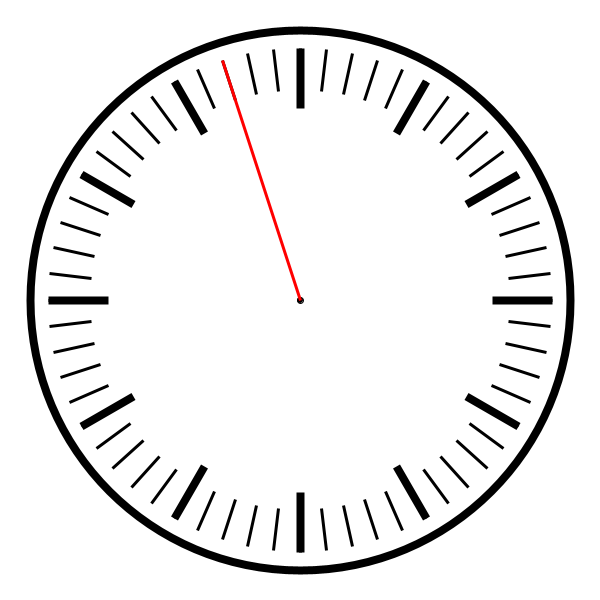
Frame 1 (no input)
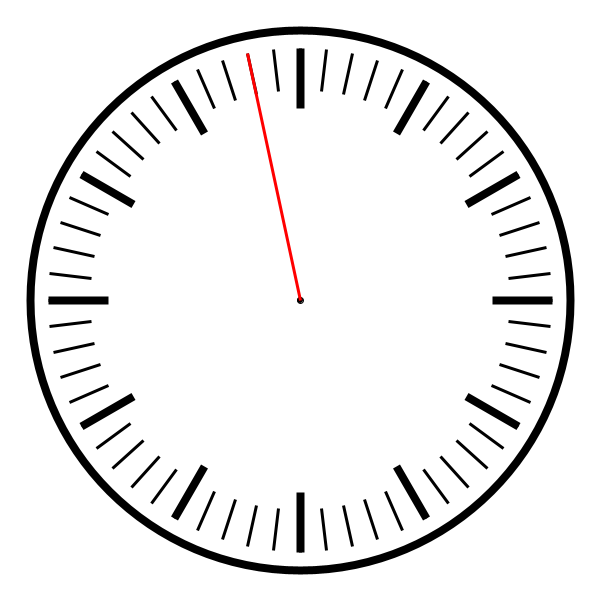
Frame 60 (the mouse pressed at the canvas centre just before this capture)
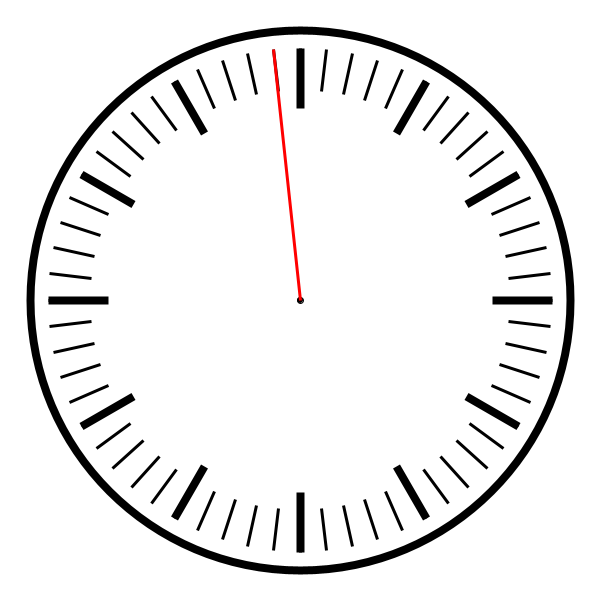
Frame 120 (the mouse held since frame 60 and released just before this capture)

The Processing sketch that drew these frames (run headless with seeded random() and noise(); from frame 60 on, the mouse is pressed at the canvas centre):

// Processing sketch: clockDemo
// ── clockDemo.pde
float theScale;

void setup() {
  size(600, 600);
  theScale = width;
}

void draw() {
  background(255);
  displayClockFace();
  displayHandsOfClock();
}

void displayHandsOfClock() {
  int theSecond = second();
  strokeWeight(3);
  stroke(255, 0, 0);
  
  float amountToRotate = (theSecond * 1.0/60) * 2 * PI;
  
  pushMatrix();
    rotate(amountToRotate);
    line(0, 0, 0, -1*theScale*0.42);
  popMatrix();
  
}

void displayClockFace() {
  //the outside of the clock
  strokeWeight(8);
  stroke(0);
  translate(width/2, height/2);
  fill(255);
  ellipse(0, 0, theScale*0.9, theScale*0.9);

  //center dot
  fill(0);
  strokeWeight(1);
  ellipse(0, 0, 6, 6);

  strokeCap(SQUARE);

  //draw the minute marks
  for (int counter=0; counter<60; counter++) {
    rotate(radians(360)/60);  //rotate(2*PI/60);
    strokeWeight(3);
    line(theScale*0.35, 0, theScale*0.42, 0);
  }
  
  //draw the hour marks
  for (int counter=0; counter<12; counter++) {
    rotate(radians(360)/12);  //rotate(2*PI/12);
    strokeWeight(8);
    line(theScale*0.32, 0, theScale*0.42, 0);
  }
  
}
